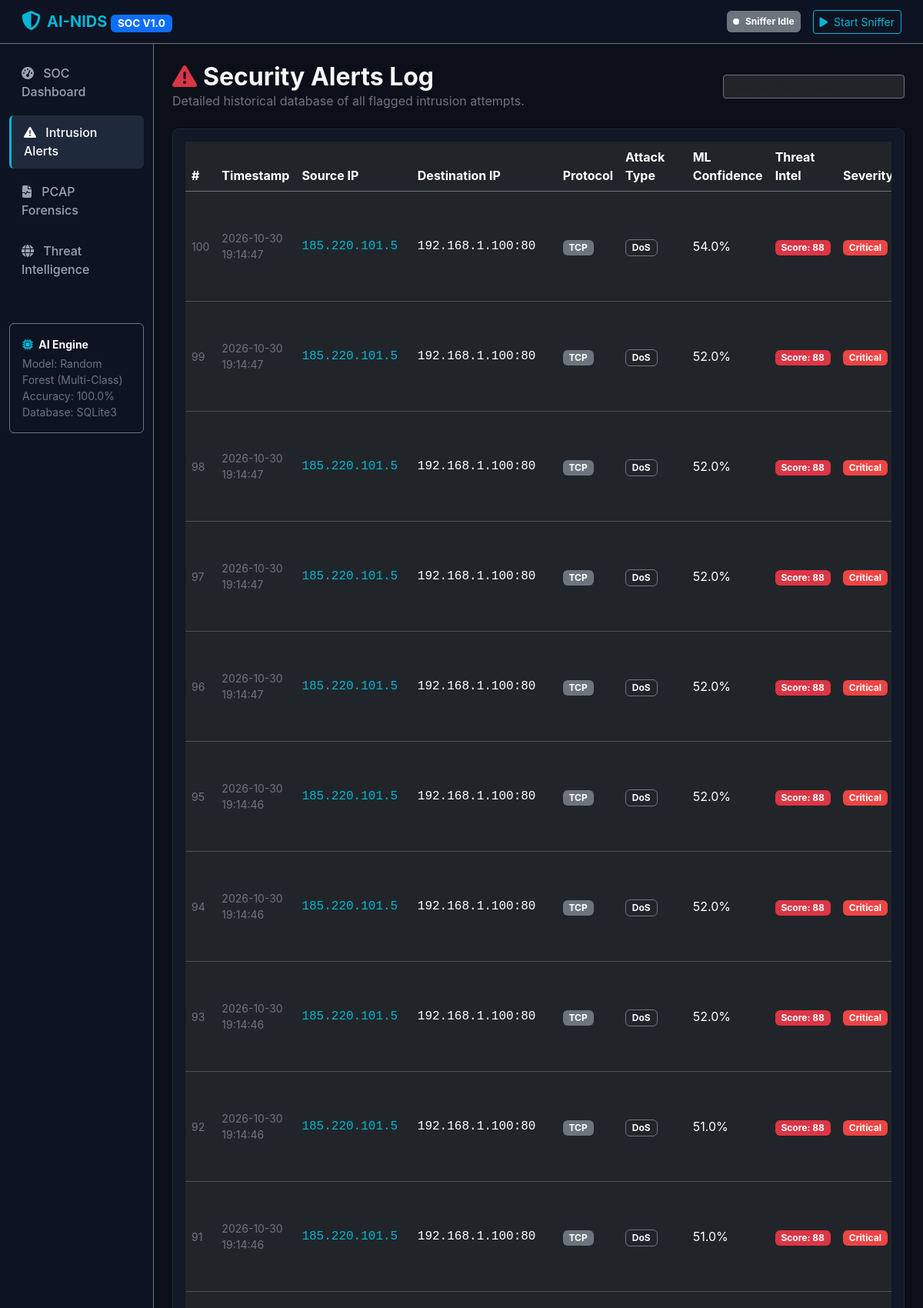
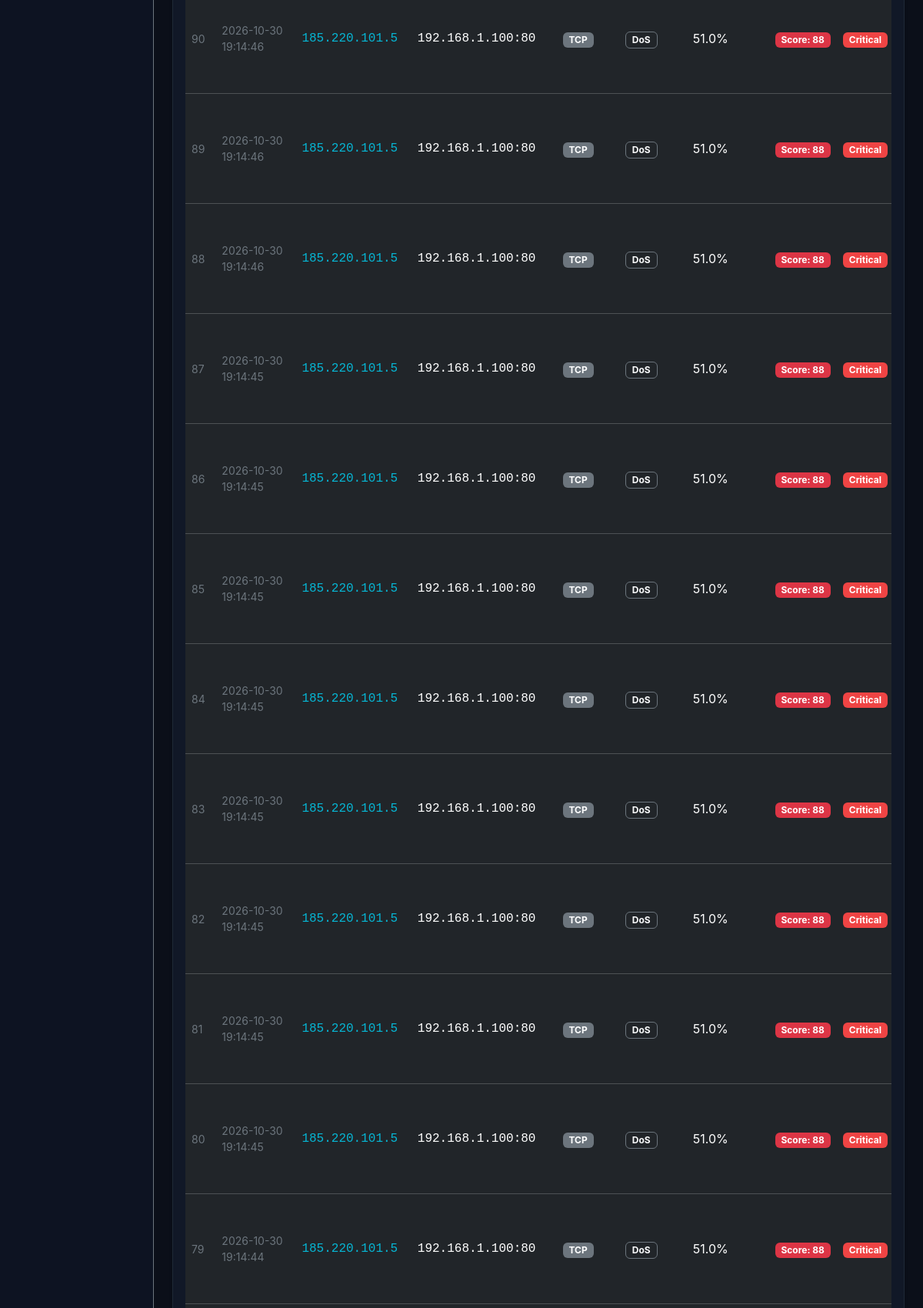
Screenshot of /alerts (upper part) with the database file from the repository (2 pictures, top to bottom).
### tables this page shows
CREATE TABLE alerts (
    id INTEGER PRIMARY KEY AUTOINCREMENT,
    timestamp DATETIME DEFAULT CURRENT_TIMESTAMP,
    source_ip TEXT NOT NULL,
    dest_ip TEXT NOT NULL,
    source_port INTEGER,
    dest_port INTEGER,
    protocol TEXT DEFAULT 'TCP',
    attack_type TEXT NOT NULL,       -- DoS, PortScan, Probe, Malicious, etc.
    confidence REAL DEFAULT 0.0,     -- ML Confidence (0.0 to 1.0)
    threat_score INTEGER DEFAULT 0,  -- Threat Intel Reputation (0 to 100)
    severity TEXT DEFAULT 'Low',     -- Low, Medium, High, Critical
    status TEXT DEFAULT 'New',       -- New, Investigated, Blocked
    details TEXT
);

### web/app.py (the view)
@app.route("/alerts")
def alerts_page():
    alerts = db.get_recent_alerts(limit=100)
    return render_template("alerts.html", alerts=alerts)

### database/db_manager.py (called while the page is built)
    def get_connection(self):
        conn = sqlite3.connect(self.db_path, timeout=10.0)
        conn.row_factory = sqlite3.Row
        return conn

    def get_recent_alerts(self, limit=50):
        query = "SELECT * FROM alerts ORDER BY id DESC LIMIT ?"
        with self.get_connection() as conn:
            cursor = conn.cursor()
            cursor.execute(query, (limit,))
            return [dict(row) for row in cursor.fetchall()]

### web/templates/alerts.html (shortened to what this page needs)
{% extends "base.html" %}
{% block content %}
<div class="d-flex justify-content-between align-items-center mb-4">
    <div>
        <h2 class="fw-bold mb-0 text-light"><i class="fa-solid fa-triangle-exclamation me-2 text-danger"></i>Security Alerts Log</h2>
        <p class="text-secondary mb-0">Detailed historical database of all flagged intrusion attempts.</p>
    </div>
    <div class="d-flex gap-2">
        <input type="text" id="alertSearch" class="form-control form-control-sm bg-dark text-light border-secondary" placeholder="Filter by IP or Attack..." onkeyup="filterAlerts()">
    </div>
</div>
<div class="card card-soc border-0 p-3 shadow-sm">
    <div class="table-responsive">
        <table class="table table-dark table-hover align-middle mb-0" id="alertsTable">
            <thead class="border-secondary text-secondary">
                <tr>
                    <th>#</th>
                    <th>Timestamp</th>
                    <th>Source IP</th>
                    <th>Destination IP</th>
                    <th>Protocol</th>
                    <th>Attack Type</th>
                    <th>ML Confidence</th>
                    <th>Threat Intel</th>
                    <th>Severity</th>
                </tr>
            </thead>
            <tbody>
                {% if alerts %}
                    {% for a in alerts %}
                    <tr>
                        <td class="text-secondary small">{{ a.id }}</td>
                        <td class="text-secondary small">{{ a.timestamp }}</td>
                        <td class="fw-mono text-cyan">{{ a.source_ip }}</td>
                        <td class="fw-mono">{{ a.dest_ip }}:{{ a.dest_port }}</td>
                        <td><span class="badge bg-secondary">{{ a.protocol }}</span></td>
                        <td><span class="badge bg-dark border border-secondary text-light">{{ a.attack_type }}</span></td>
                        <td>{{ (a.confidence * 100)|round(1) }}%</td>
                        <td>
                            <span class="badge {% if a.threat_score > 60 %}bg-danger{% elif a.threat_score > 20 %}bg-warning text-dark{% else %}bg-success{% endif %}">
                                Score: {{ a.threat_score }}
                            </span>
                        </td>
                        <td>
                            <span class="badge badge-sev-{{ a.severity|lower }}">{{ a.severity }}</span>
                        </td>
                    </tr>
                    {% endfor %}
                {% else %}
                    <tr>
                        <td colspan="10" class="text-center text-secondary py-5">
                            No alerts logged yet.
                        </td>
                    </tr>
                {% endif %}
            </tbody>
        </table>
    </div>
</div>
{% endblock %}

### web/templates/base.html (shortened to what this page needs)
<!DOCTYPE html>
<html lang="en">
<head>
    <link href="https://cdn.jsdelivr.net/npm/bootstrap@5.3.2/dist/css/bootstrap.min.css" rel="stylesheet">
    <link rel="stylesheet" href="https://cdnjs.cloudflare.com/ajax/libs/font-awesome/6.4.2/css/all.min.css">
    <link rel="stylesheet" href="{{ url_for('static', filename='css/style.css') }}">
</head>
<body class="bg-dark-soc text-light">
    <nav class="navbar navbar-expand-lg navbar-dark border-bottom border-secondary px-3 py-2 bg-soc-navbar">
        <div class="container-fluid">
            <a class="navbar-brand d-flex align-items-center gap-2 fw-bold text-cyan" href="/">
                <i class="fa-solid fa-shield-halved fa-lg"></i>
                <span>AI-NIDS <span class="badge bg-primary text-uppercase fs-7">SOC v1.0</span></span>
            </a>
            <div class="d-flex align-items-center gap-3">
                <span id="sniffer-status-pill" class="badge bg-secondary p-2 d-flex align-items-center gap-2">
                    <span class="status-dot"></span>
                    <span id="sniffer-status-text">Sniffer Idle</span>
                </span>
                <button id="btn-toggle-sniffer" class="btn btn-outline-cyan btn-sm" onclick="toggleSniffer()">
                    <i class="fa-solid fa-play me-1"></i> Start Sniffer
                </button>
            </div>
        </div>
    </nav>
    <div class="container-fluid">
        <div class="row">
            <nav class="col-md-2 d-none d-md-block sidebar py-3 border-end border-secondary bg-soc-sidebar">
                <div class="nav flex-column gap-2">
                    <a href="/" class="nav-link {% if request.path == '/' %}active{% endif %}">
                        <i class="fa-solid fa-gauge-high me-2"></i> SOC Dashboard
                    </a>
                    <a href="/alerts" class="nav-link {% if request.path == '/alerts' %}active{% endif %}">
                        <i class="fa-solid fa-triangle-exclamation me-2"></i> Intrusion Alerts
                    </a>
                    <a href="/pcap" class="nav-link {% if request.path == '/pcap' %}active{% endif %}">
                        <i class="fa-solid fa-file-waveform me-2"></i> PCAP Forensics
                    </a>
                    <a href="/threat-lookup" class="nav-link {% if request.path == '/threat-lookup' %}active{% endif %}">
                        <i class="fa-solid fa-globe me-2"></i> Threat Intelligence
                    </a>
                </div>
                <div class="system-status-box mt-5 p-3 rounded border border-secondary text-secondary small">
                    <div class="fw-bold text-light mb-1"><i class="fa-solid fa-microchip me-1 text-cyan"></i> AI Engine</div>
                    <div>Model: Random Forest (Multi-Class)</div>
                    <div>Accuracy: 100.0%</div>
                    <div>Database: SQLite3</div>
                </div>
            </nav>
            <main class="col-md-10 ms-sm-auto px-md-4 py-4">
                {% block content %}{% endblock %}
            </main>
        </div>
    </div>
</body>
</html>

### web/static/css/style.css (style rules this page uses)
:root { --soc-bg-dark: #0b0f19; --soc-card-bg: #111827; --soc-navbar-bg: #0d1322; --soc-sidebar-bg: #0d1322; --soc-border: #1f2937; --soc-cyan: #06b6d4; --soc-cyan-glow: rgba(6, 182, 212, 0.2); }
body.bg-dark-soc { background-color: var(--soc-bg-dark); font-family: -apple-system, BlinkMacSystemFont, "Segoe UI", Roboto, "Helvetica Neue", Arial, sans-serif; }
.bg-soc-navbar { background-color: var(--soc-navbar-bg); }
.bg-soc-sidebar { background-color: var(--soc-sidebar-bg); min-height: calc(100vh - 57px); }
.card-soc { background-color: var(--soc-card-bg); border: 1px solid var(--soc-border) !important; border-radius: 8px; }
.text-cyan { color: var(--soc-cyan) !important; }
.btn-outline-cyan { color: var(--soc-cyan); border-color: var(--soc-cyan); }
.fw-mono { font-family: "SFMono-Regular", Consolas, "Liberation Mono", Menlo, Courier, monospace; }
.fs-7 { font-size: 0.85rem; }
.sidebar .nav-link { color: #9ca3af; padding: 0.65rem 1rem; border-radius: 6px; font-weight: 500; transition: all 0.2s ease; }
.sidebar .nav-link.active { color: #fff; background-color: #1e293b; border-left: 3px solid var(--soc-cyan); }
.badge-sev-critical { background-color: #ef4444; color: #fff; }
.status-dot { width: 8px; height: 8px; border-radius: 50%; background-color: currentColor; display: inline-block; animation: pulse 1.5s infinite; }

### rows the page displays
alerts: id "100", timestamp "2026-10-30 19:14:47", source_ip "185.220.101.5", dest_ip "192.168.1.100", dest_port "80", protocol "TCP", attack_type "DoS", (a.confidence*100)|round(1) "54.0", threat_score "88", severity "Critical"
alerts: id "99", timestamp "2026-10-30 19:14:47", source_ip "185.220.101.5", dest_ip "192.168.1.100", dest_port "80", protocol "TCP", attack_type "DoS", (a.confidence*100)|round(1) "52.0", threat_score "88", severity "Critical"
alerts: id "98", timestamp "2026-10-30 19:14:47", source_ip "185.220.101.5", dest_ip "192.168.1.100", dest_port "80", protocol "TCP", attack_type "DoS", (a.confidence*100)|round(1) "52.0", threat_score "88", severity "Critical"
alerts: id "97", timestamp "2026-10-30 19:14:47", source_ip "185.220.101.5", dest_ip "192.168.1.100", dest_port "80", protocol "TCP", attack_type "DoS", (a.confidence*100)|round(1) "52.0", threat_score "88", severity "Critical"
alerts: id "96", timestamp "2026-10-30 19:14:47", source_ip "185.220.101.5", dest_ip "192.168.1.100", dest_port "80", protocol "TCP", attack_type "DoS", (a.confidence*100)|round(1) "52.0", threat_score "88", severity "Critical"
alerts: id "95", timestamp "2026-10-30 19:14:46", source_ip "185.220.101.5", dest_ip "192.168.1.100", dest_port "80", protocol "TCP", attack_type "DoS", (a.confidence*100)|round(1) "52.0", threat_score "88", severity "Critical"
alerts: id "94", timestamp "2026-10-30 19:14:46", source_ip "185.220.101.5", dest_ip "192.168.1.100", dest_port "80", protocol "TCP", attack_type "DoS", (a.confidence*100)|round(1) "52.0", threat_score "88", severity "Critical"
alerts: id "93", timestamp "2026-10-30 19:14:46", source_ip "185.220.101.5", dest_ip "192.168.1.100", dest_port "80", protocol "TCP", attack_type "DoS", (a.confidence*100)|round(1) "52.0", threat_score "88", severity "Critical"
alerts: id "92", timestamp "2026-10-30 19:14:46", source_ip "185.220.101.5", dest_ip "192.168.1.100", dest_port "80", protocol "TCP", attack_type "DoS", (a.confidence*100)|round(1) "51.0", threat_score "88", severity "Critical"
alerts: id "91", timestamp "2026-10-30 19:14:46", source_ip "185.220.101.5", dest_ip "192.168.1.100", dest_port "80", protocol "TCP", attack_type "DoS", (a.confidence*100)|round(1) "51.0", threat_score "88", severity "Critical"
alerts: id "90", timestamp "2026-10-30 19:14:46", source_ip "185.220.101.5", dest_ip "192.168.1.100", dest_port "80", protocol "TCP", attack_type "DoS", (a.confidence*100)|round(1) "51.0", threat_score "88", severity "Critical"
alerts: id "89", timestamp "2026-10-30 19:14:46", source_ip "185.220.101.5", dest_ip "192.168.1.100", dest_port "80", protocol "TCP", attack_type "DoS", (a.confidence*100)|round(1) "51.0", threat_score "88", severity "Critical"
alerts: id "88", timestamp "2026-10-30 19:14:46", source_ip "185.220.101.5", dest_ip "192.168.1.100", dest_port "80", protocol "TCP", attack_type "DoS", (a.confidence*100)|round(1) "51.0", threat_score "88", severity "Critical"
alerts: id "87", timestamp "2026-10-30 19:14:45", source_ip "185.220.101.5", dest_ip "192.168.1.100", dest_port "80", protocol "TCP", attack_type "DoS", (a.confidence*100)|round(1) "51.0", threat_score "88", severity "Critical"
alerts: id "86", timestamp "2026-10-30 19:14:45", source_ip "185.220.101.5", dest_ip "192.168.1.100", dest_port "80", protocol "TCP", attack_type "DoS", (a.confidence*100)|round(1) "51.0", threat_score "88", severity "Critical"
alerts: id "85", timestamp "2026-10-30 19:14:45", source_ip "185.220.101.5", dest_ip "192.168.1.100", dest_port "80", protocol "TCP", attack_type "DoS", (a.confidence*100)|round(1) "51.0", threat_score "88", severity "Critical"
alerts: id "84", timestamp "2026-10-30 19:14:45", source_ip "185.220.101.5", dest_ip "192.168.1.100", dest_port "80", protocol "TCP", attack_type "DoS", (a.confidence*100)|round(1) "51.0", threat_score "88", severity "Critical"
alerts: id "83", timestamp "2026-10-30 19:14:45", source_ip "185.220.101.5", dest_ip "192.168.1.100", dest_port "80", protocol "TCP", attack_type "DoS", (a.confidence*100)|round(1) "51.0", threat_score "88", severity "Critical"
alerts: id "82", timestamp "2026-10-30 19:14:45", source_ip "185.220.101.5", dest_ip "192.168.1.100", dest_port "80", protocol "TCP", attack_type "DoS", (a.confidence*100)|round(1) "51.0", threat_score "88", severity "Critical"
alerts: id "81", timestamp "2026-10-30 19:14:45", source_ip "185.220.101.5", dest_ip "192.168.1.100", dest_port "80", protocol "TCP", attack_type "DoS", (a.confidence*100)|round(1) "51.0", threat_score "88", severity "Critical"
alerts: id "80", timestamp "2026-10-30 19:14:45", source_ip "185.220.101.5", dest_ip "192.168.1.100", dest_port "80", protocol "TCP", attack_type "DoS", (a.confidence*100)|round(1) "51.0", threat_score "88", severity "Critical"
alerts: id "79", timestamp "2026-10-30 19:14:44", source_ip "185.220.101.5", dest_ip "192.168.1.100", dest_port "80", protocol "TCP", attack_type "DoS", (a.confidence*100)|round(1) "51.0", threat_score "88", severity "Critical"
